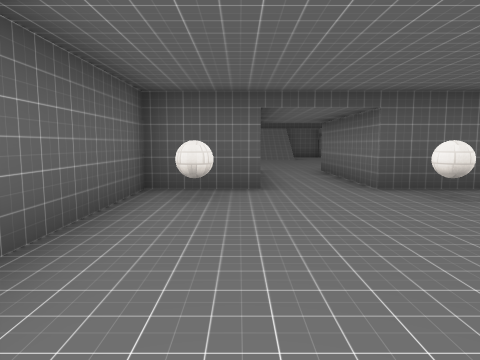
View 1 (above)

24 first-person views from a walk through a Godot game level. The camera is 1.4 m above the floor, tilts 6° down and sees 70° across. The floor is counted in squares, 2 m on a side. Each view is taken from the middle of a square. On the plan, view 1 faces up. The plan holds only what a view shows up to about 11 squares ahead; the rest is blank. The place goes on beyond the plan. Characters and animated objects are not drawn. Some surface patterns are stand-ins.

View 2
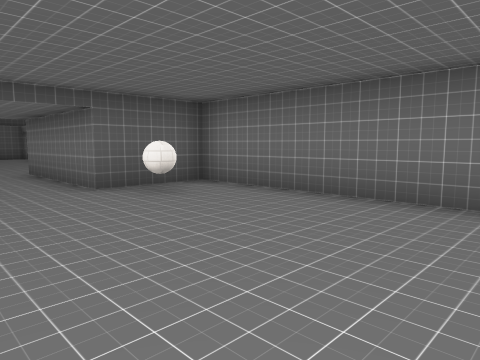

View 3
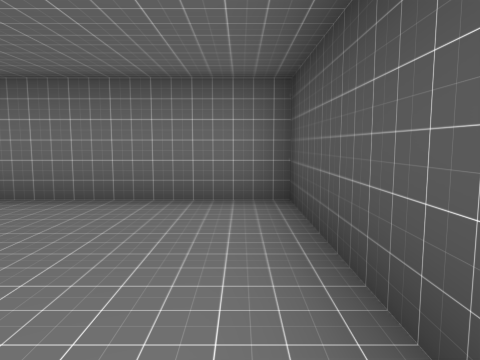

View 4
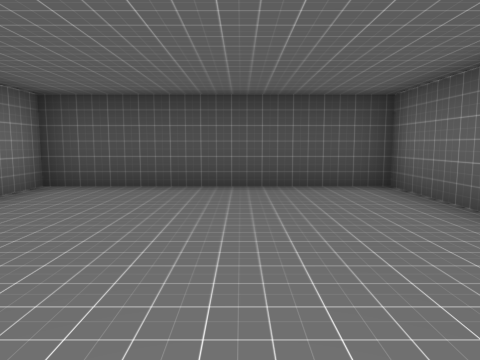

View 5
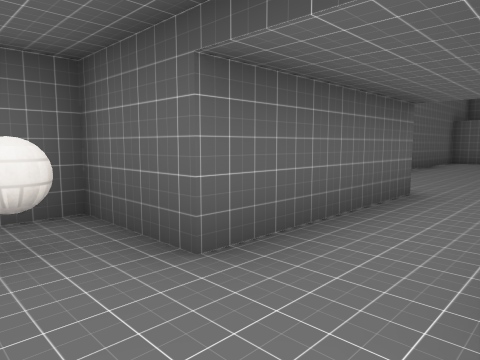

View 6
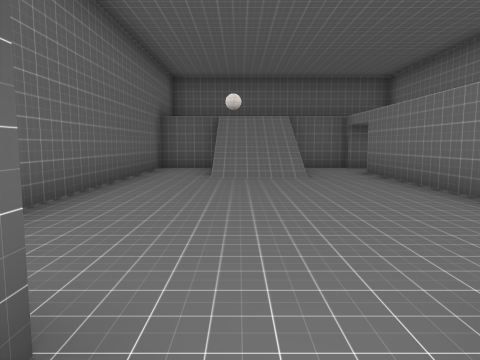

View 7
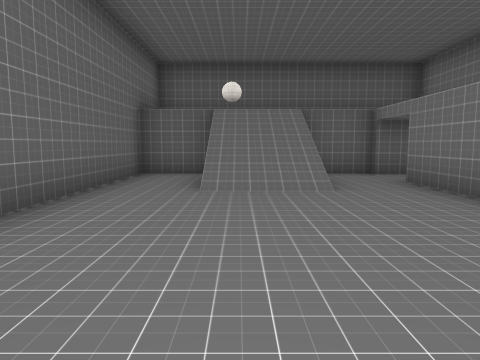

View 8
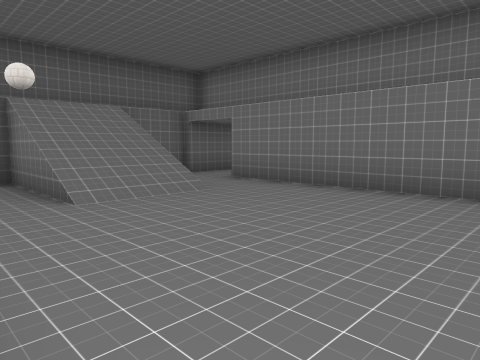

View 9
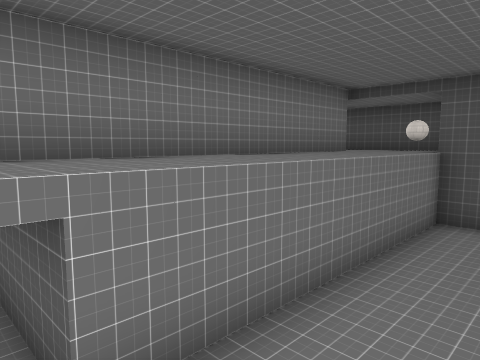

View 10
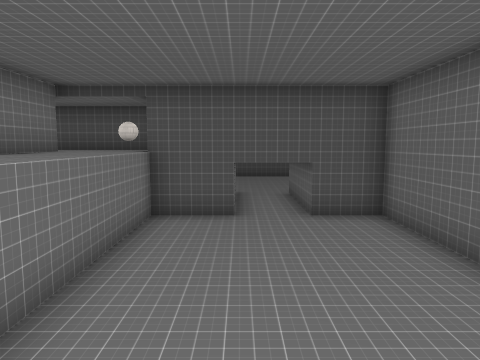

View 11
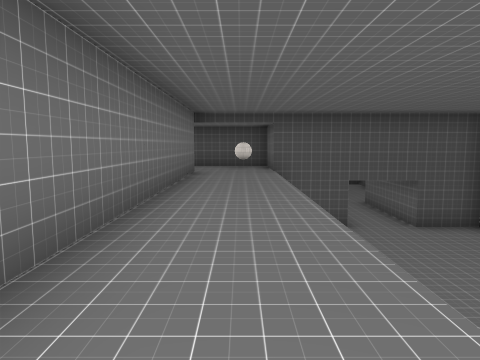

View 12
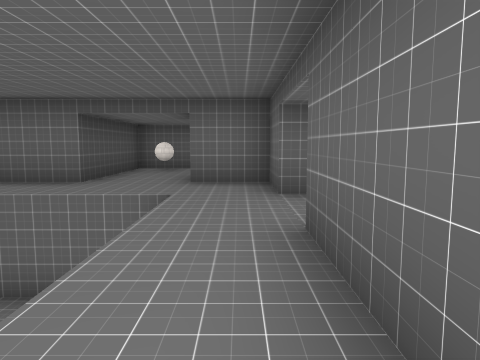

View 13
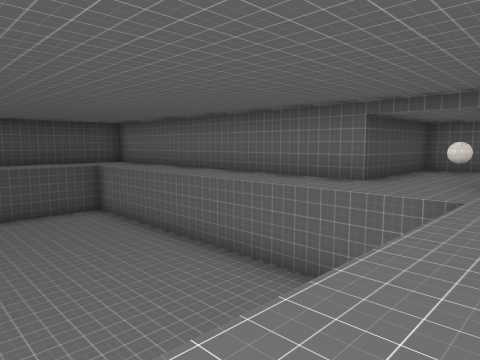

View 14
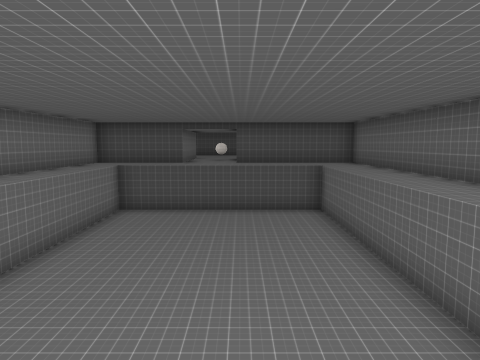

View 15
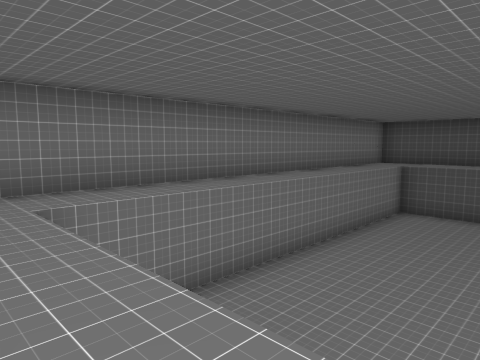

View 16
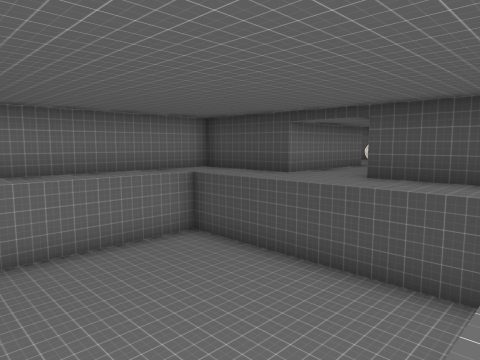

View 17
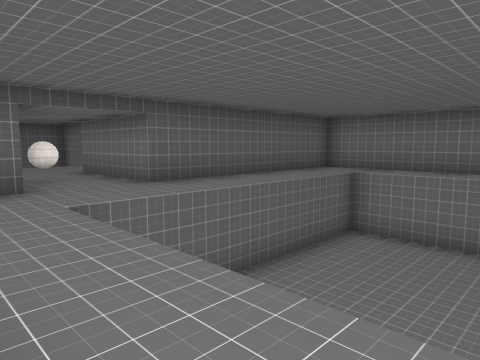

View 18
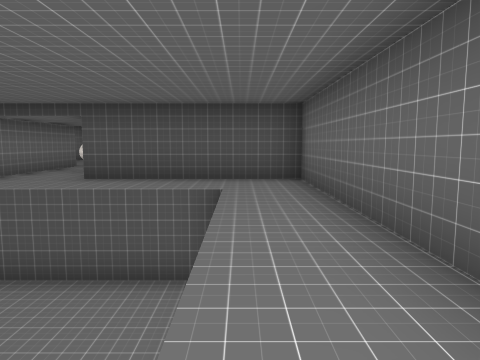

View 19
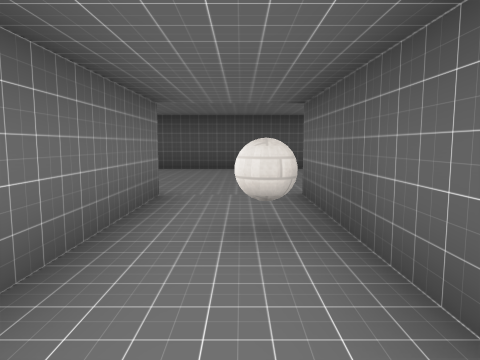

View 20
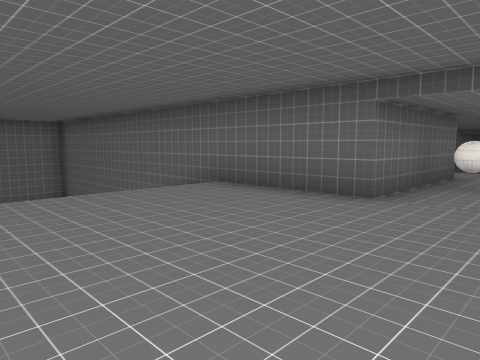

View 21
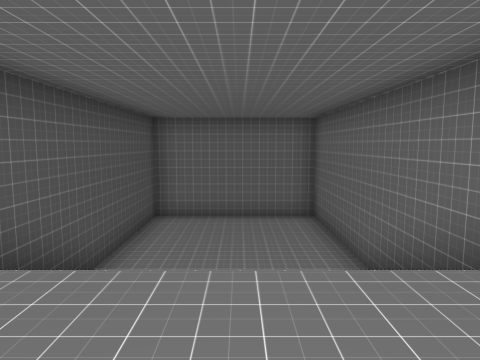

View 22
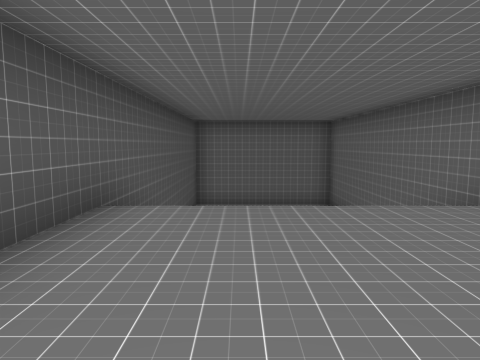

View 23
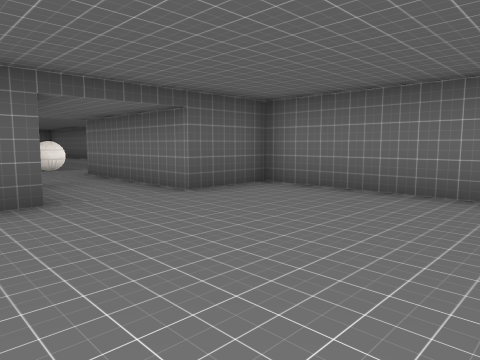

View 24
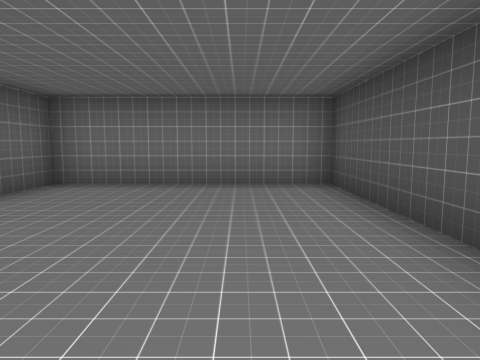

### Floor plan
Key: @ floor where view 1 was taken; # wall or solid block; . main floor; - floor 3 m lower than the main floor; / step, stairs or slope; v drop or lower ground; O other object.
Columns run from 2 left of view 1 to 18 right of it. Each row starts with its distance up from view 1.
 20  ########
 19 #  O     #
 18 #-////#//#
 17 #--//---
 16 #--//-#..#   ..
 15 #--//-v..#  ...
 14 #-----v..#  ..
 13 #-----v..#  ..#
 12 #-----v..#  O.#
 11 #-----v..###..#######
 10 #-----v..#..........#
  9 ###--##.....vvvvvvv.#
  8   #--##O....  vvvvv.#
  7   #--#####..vvvvvvv.#
  6 ###--### #..vvvvvvv.#
  5 #O---O-###..vvvvvvv.#
  4 #------###..vvvvvvv.#
  3 #------###..vvvvvvv.#
  2 #------###..vvvvvvv.#
  1 #------###..vvvvvvv.#
  0 #-@----###..vvvvvvv.#
 -1 ######## #..vvvvvvv.#
 -2          #..........#
 -3          ######..####
 -4               #..#
 -5               #O.#
 -6   #############..##
 -7   #-----////......#
 -8   #-----   /......#
 -9   #-----   /......#
-10   #-----   /......#
-11   #-----   /......#
-12   #################

Where each view was taken, in squares from view 1:
view 1: 0 up, 0 right, facing up
view 2: 0 up, 0 right, facing up-right
view 3: 0 up, 0 right, facing right
view 4: 5 up, 1 right, facing down
view 5: 4 up, 2 right, facing up-left
view 6: 8 up, 1 right, facing up
view 7: 10 up, 1 right, facing up
view 8: 11 up, 1 left, facing up-right
view 9: 17 up, 2 right, facing down-right
view 10: 17 up, 2 right, facing down
view 11: 18 up, 5 right, facing down
view 12: 10 up, 14 right, facing left
view 13: 10 up, 14 right, facing down-left
view 14: 10 up, 12 right, facing down
view 15: 10 up, 12 right, facing down-right
view 16: 4 up, 9 right, facing down-right
view 17: 5 up, 8 right, facing up-right
view 18: 4 up, 9 right, facing down
view 19: 2 down, 13 right, facing down
view 20: 11 down, 14 right, facing up-left
view 21: 9 down, 11 right, facing left
view 22: 10 down, 13 right, facing left
view 23: 11 down, 11 right, facing up-right
view 24: 10 down, 10 right, facing right
